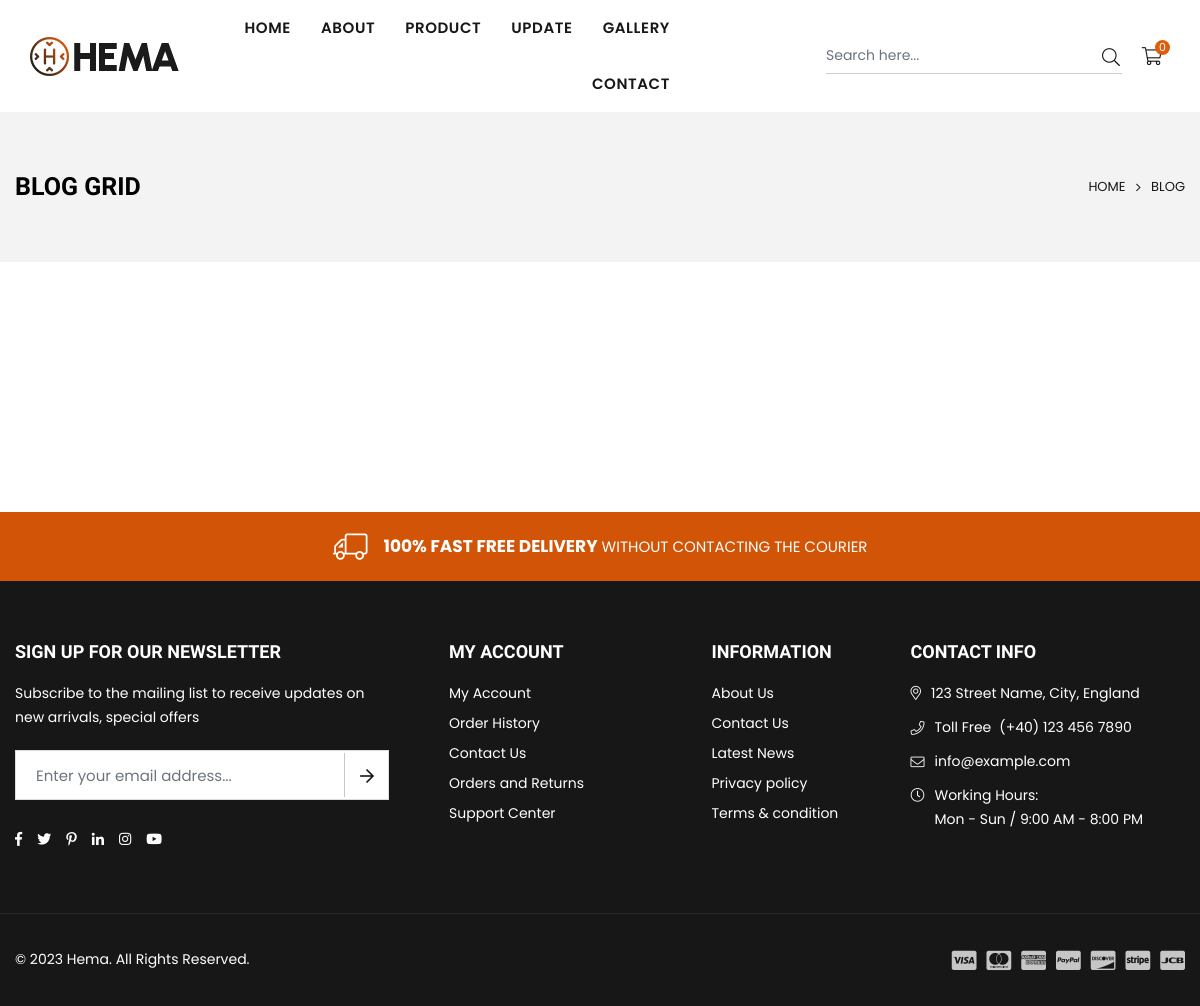
The app's page /blog, older data.
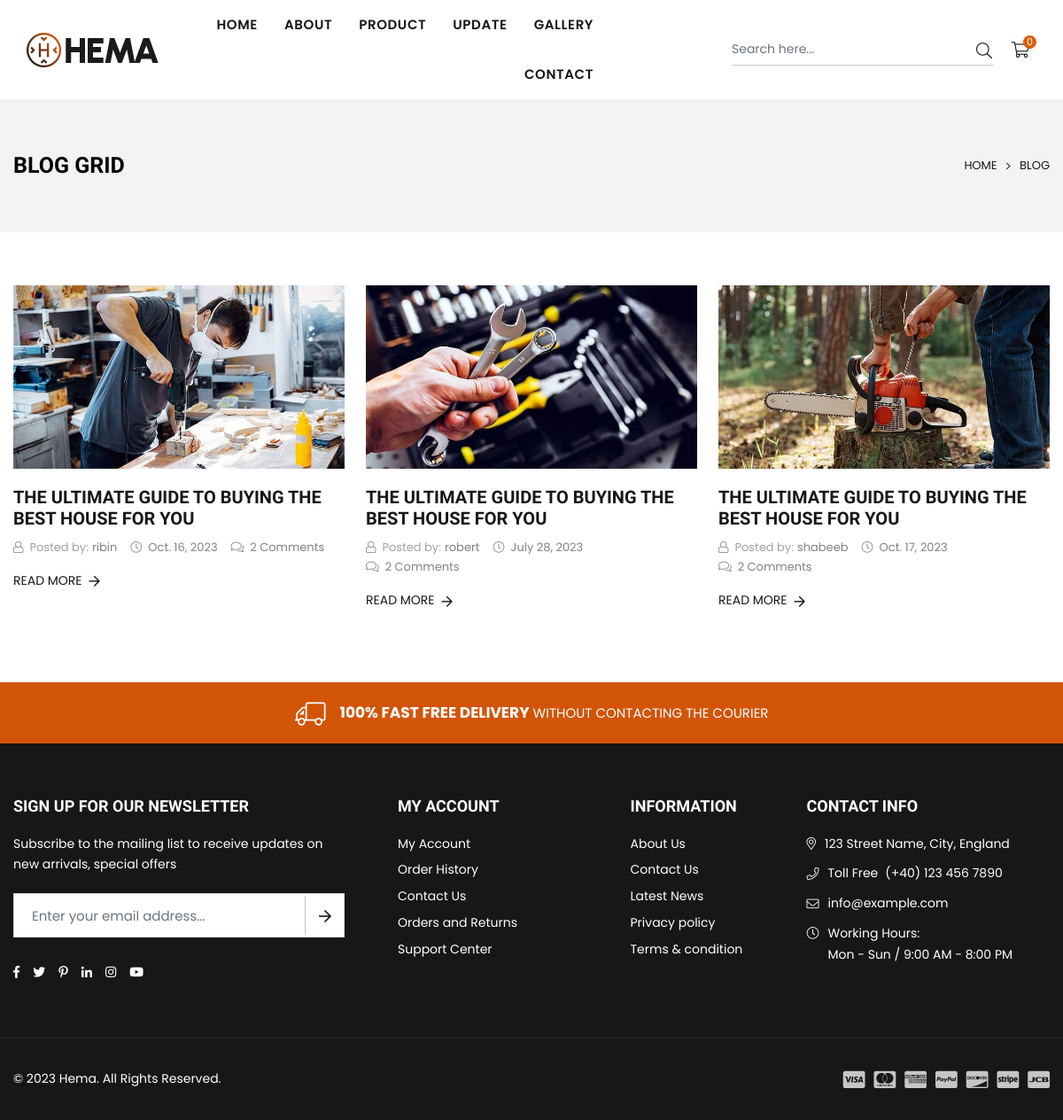
The same page, newer data.
### web/models.py (models this page shows, shortened)
class Blog(models.Model):
    author=models.CharField(max_length=20,)
    title=models.CharField(max_length=225,)
    date = models.DateField()
    image =models.ImageField()
    content= HTMLField(blank=True, null=True)

### web/views.py (the view)
# urls.py: path("blog",views.blog,name="blog"),
def blog(request):
    context = {"is_blog": True,
               'blog':Blog.objects.all(),}
    return render(request, "web/blog.html", context)

### templates/web/blog.html (shortened to what this page needs)
{% extends "web/partials/base.html" %}
{% load static %}
{% block content %}
        <div class="page-wrapper">
            <div id="page-content">
                <div class="page-header text-center">
                    <div class="container">
                        <div class="row">
                            <div class="col-12 col-sm-12 col-md-12 col-lg-12 d-flex justify-content-between align-items-center">
                                <div class="page-title"><h1>Blog Grid</h1></div>
                                <div class="breadcrumbs"><a href="{% url "web:index" %}" title="Back to the home page">Home</a><span class="title"><i class="icon anm anm-angle-right-l"></i>Blog</span></div>
                            </div>
                        </div>
                    </div>
                </div>
                <div class="container">
                    <div class="blog-grid-view">
                        <div class="row col-row row-cols-lg-3 row-cols-sm-2 row-cols-1">
                            {% for obj in blog %}
                            <div class="blog-item col-item">
                                <div class="blog-article zoomscal-hov">
                                    <div class="blog-img">
                                        <a class="featured-image rounded-0 zoom-scal" href="#"><img class="rounded-0 blur-up lazyload" data-src="{{obj.image.url}}" src="{{obj.image.url}}" alt="New shop collection our shop" width="740" height="410" /></a>
                                    </div>
                                    <div class="blog-content">
                                        <h2 class="h3"><a href="blog-details.html">{{obj.title}}</a></h2>
                                        <ul class="publish-detail d-flex-wrap">
                                            <li><i class="icon anm anm-user-al"></i> <span class="opacity-75 me-1">Posted by:</span>{{obj.author}}</li>
                                            <li><i class="icon anm anm-clock-r"></i> <time datetime="2023-01-02">{{obj.date}}</time></li>
                                            <li><i class="icon anm anm-comments-l"></i> <a href="#">2 Comments</a></li>
                                        </ul>
                                        <a href="{% url 'web:blog_detail' obj.id %}" class="text-link text-decoration-none text-uppercase">Read More<i class="icon anm anm-arw-right ms-2"></i></a>
                                    </div>
                                </div>
                            </div>
                            {% endfor %}
                        </div>
                    </div>
                </div>
            </div>
{% endblock content %}

### templates/web/partials/base.html (shortened to what this page needs)
{% load static %}
<!DOCTYPE html>
<html class="no-js" lang="en">
    <head>
        <link rel="stylesheet" href="{% static 'web/css/plugins.css' %}">
        <link rel="stylesheet" href="{% static 'web\css\custom.css' %}">
        <link rel="stylesheet" href="{% static 'web/css/style-min.css' %}">
        <link rel="stylesheet" href="{% static 'web/css/responsive.css' %}">
    </head>
    <body class="template-index index-demo5">
        {% include 'web/partials/header.html' %}
        {% block content %}
        {% endblock content %}
        {% include 'web/partials/footer.html' %}
        </div>
    </body>
</html>

### templates/web/partials/header.html (shortened to what this page needs)
{% load static %}
<header class="header mih-75 d-flex align-items-center header-5 header-fixed">
    <div class="container-fluid">
        <div class="row">
            <div class="logo col-4 col-sm-4 col-md-4 col-lg-1 col-xxl-1 align-self-center">
                <a class="logoImg" href="{% url 'web:index' %}"><img src="{% static 'web/images/logo-tools.png' %}" alt="Hema Multipurpose Html Template" title="Hema Multipurpose Html Template" width="149" height="39" /></a>
            </div>
            <div class="col-1 col-sm-1 col-md-1 col-lg-6 col-xxl-6 align-self-center d-menu-col hdr-menu-left menu-position-right">
                <nav class="navigation ps-lg-4 ps-xl-3" id="AccessibleNav">
                    <ul id="siteNav" class="site-nav medium right">
                        <li class="lvl1 parent dropdown"><a href="{% url 'web:index' %}">Home</a>
                        </li>
                        <li class="lvl1 parent megamenu"><a href="{% url 'web:about' %}">About</a>
                        </li>
                        <li class="lvl1 parent megamenu"><a href="{% url 'web:product' %}">Product</a>
                        </li>
                        <li class="lvl1 parent dropdown"><a href="{% url 'web:blog' %}">update</a>
                        </li>
                        <li class="lvl1 parent dropdown"><a href="{% url 'web:gallery' %}">Gallery</a>
                        </li>
                        <li class="lvl1 parent dropdown"><a href="{% url 'web:contact' %}">contact</a>
                        </li>
                    </ul>
                </nav>
            </div>
            <div class="col-8 col-sm-8 col-md-8 col-lg-5 col-xxl-5 align-self-center icons-col text-right">
                <div class="search-parent iconset">
                    <div class="minisearch-inline d-none d-lg-block">
                        <form class="form minisearch search-inline-brd" id="header-search0" action="{% url 'web:product' %}" method="get">
                            <div class="d-flex searchField">
                                <div class="input-box d-flex fl-1">
                                    <input type="text" name="search" class="form-control input-group-field search-input border-0" placeholder="Search here..." value="" />
                                    <button type="submit" class="input-group-btn text-link search-submit border-0"><i class="hdr-icon icon anm anm-search-l"></i></button>
                                </div>
                            </div>
                        </form>
                    </div>
                </div>
                <div class="header-cart iconset" title="Cart">
                    <a href="{% url 'web:cart' %}" class="header-cart btn-minicart clr-none" ><i class="hdr-icon icon anm anm-cart-l"></i><span class="cart-count">{{request.session.cart|length}}</span></a>
                </div>
            </div>
        </div>
    </div>
</header>

### templates/web/partials/footer.html
{% load static %}
<div class="footer footer-5 ftr-bg-black">
    <div class="ftr-promo-bar style1">
        <div class="container">
            <div class="promo-slider-1items">
                <div class="item text-center d-flex d-flex-justify-center flex-column flex-sm-row text-uppercase">
                    <span class="icon-text d-flex-justify-center mb-2 mb-sm-0 "><i class="fs-3 icon anm anm-truck-l me-2 me-sm-3"></i> <strong class="me-1">100% Fast Free Delivery</strong> Without Contacting The Courier</span>
                </div>
            </div>
        </div>
    </div>
    <div class="footer-top border-0 clearfix">
        <div class="container">
            <div class="row">
                <div class="col-12 col-sm-12 col-md-12 col-lg-4 mb-4 mb-lg-0">
                    <div class="footer-newsletter icon-arrow">
                        <form action="#" method="post">
                            <label class="h4 mb-2">Sign Up for Our Newsletter</label>
                            <p>Subscribe to the mailing list to receive updates on new arrivals, special offers</p>
                            <div class="input-group">
                                <input type="email" class="form-control input-group-field newsletter-input" name="email" value="" placeholder="Enter your email address..." required />
                                <button type="submit" class="input-group-btn text-link newsletter-submit" name="commit"><i class="icon anm anm-arw-right"></i></button>
                            </div>
                        </form>
                        <ul class="list-inline social-icons d-inline-flex mt-3 pt-3">
                            <li class="list-inline-item"><a href="#" data-bs-toggle="tooltip" data-bs-placement="top" title="Facebook"><i class="icon anm anm-facebook-f"></i></a></li>
                            <li class="list-inline-item"><a href="#" data-bs-toggle="tooltip" data-bs-placement="top" title="Twitter"><i class="icon anm anm-twitter"></i></a></li>
                            <li class="list-inline-item"><a href="#" data-bs-toggle="tooltip" data-bs-placement="top" title="Pinterest"><i class="icon anm anm-pinterest-p"></i></a></li>
                            <li class="list-inline-item"><a href="#" data-bs-toggle="tooltip" data-bs-placement="top" title="Linkedin"><i class="icon anm anm-linkedin-in"></i></a></li>
                            <li class="list-inline-item"><a href="#" data-bs-toggle="tooltip" data-bs-placement="top" title="Instagram"><i class="icon anm anm-instagram"></i></a></li>
                            <li class="list-inline-item"><a href="#" data-bs-toggle="tooltip" data-bs-placement="top" title="Youtube"><i class="icon anm anm-youtube"></i></a></li>
                        </ul>
                    </div>
                </div>
                <div class="col-12 col-sm-12 col-md-4 col-lg-3 footer-links ps-lg-5">
                    <h4 class="h4">My Account</h4>
                    <ul>
                        <li><a href="my-account.html">My Account</a></li>
                        <li><a href="faqs-style1.html">Order History</a></li>
                        <li><a href="contact-style1.html">Contact Us</a></li>
                        <li><a href="#">Orders and Returns</a></li>
                        <li><a href="#">Support Center</a></li>
                    </ul>
                </div>
                <div class="col-12 col-sm-12 col-md-4 col-lg-2 footer-links">
                    <h4 class="h4">Information</h4>
                    <ul>
                        <li><a href="aboutus-style1.html">About Us</a></li>
                        <li><a href="contact-style1.html">Contact Us</a></li>
                        <li><a href="blog-grid.html">Latest News</a></li>
                        <li><a href="#">Privacy policy</a></li>
                        <li><a href="#">Terms &amp; condition</a></li>
                    </ul>
                </div>
                <div class="col-12 col-sm-12 col-md-4 col-lg-3 footer-contact">
                    <h4 class="h4">Contact Info</h4>
                    <p class="address d-flex"><i class="icon anm anm-map-marker-al pt-1"></i> 123 Street Name, City, England</p>
                    <p class="phone d-flex align-items-center"><i class="icon anm anm-phone-l"></i>  <b class="me-2 fw-400">Toll Free</b> <a href="tel:401234567890">(+40) 123 456 7890</a></p>
                    <p class="email d-flex align-items-center"><i class="icon anm anm-envelope-l"></i> <b class="me-1 d-none">Email:</b> <a href="mailto:info@example.com">info@example.com</a></p>
                    <p class="work-hour d-flex mb-0"><i class="icon anm anm-clock-r pt-1"></i><span class="hour-time">Working Hours: <br/>Mon - Sun / 9:00 AM - 8:00 PM</span></p>
                </div>
            </div>
        </div>
    </div>
    <div class="footer-bottom clearfix">
        <div class="container">
            <div class="d-flex-center flex-column justify-content-md-between flex-md-row-reverse py-lg-1">
                <ul class="payment-icons d-flex-center mb-2 mb-md-0">
                    <li><i class="icon anm anm-cc-visa"></i></li>
                    <li><i class="icon anm anm-cc-mastercard"></i></li>
                    <li><i class="icon anm anm-cc-amex"></i></li>
                    <li><i class="icon anm anm-cc-paypal"></i></li>
                    <li><i class="icon anm anm-cc-discover"></i></li>
                    <li><i class="icon anm anm-cc-stripe"></i></li>
                    <li><i class="icon anm anm-cc-jcb"></i></li>
                </ul>
                <div class="copytext">&copy; 2023 Hema. All Rights Reserved.</div>
            </div>
        </div>
    </div>
</div>

### static/web/css/custom.css (style rules this page uses)
.blog-item { margin-bottom: 80px; }

### static/web/css/responsive.css (style rules this page uses)
@media only screen and (max-width: 1540px) { .container-fluid { padding:0 30px; } }
@media only screen and (max-width: 1540px) { .header-5 .minisearch-inline { max-width: 330px; } }
@media only screen and (max-width: 1320px) { .header-5 .minisearch-inline { max-width: 300px; } }
@media only screen and (min-width: 992px) { .mih-75:not(.stickyNav) { min-height: 75px !important; } }
@media only screen and (min-width: 992px) { #page-content { min-height:400px; } }
@media only screen and (min-width: 768px) { .footer.footer-5 .newsletter-submit { width: 45px; height: 44px; } }

Row changes from the older to the newer data that the page shows:
added Blog: image (picture), title "THE ULTIMATE GUIDE TO BUYING THE BEST HOUSE FOR YOU", author "ribin", date "Oct. 16, 2023"
added Blog: image (picture), title "THE ULTIMATE GUIDE TO BUYING THE BEST HOUSE FOR YOU", author "robert", date "July 28, 2023"
added Blog: image (picture), title "THE ULTIMATE GUIDE TO BUYING THE BEST HOUSE FOR YOU", author "shabeeb", date "Oct. 17, 2023"
